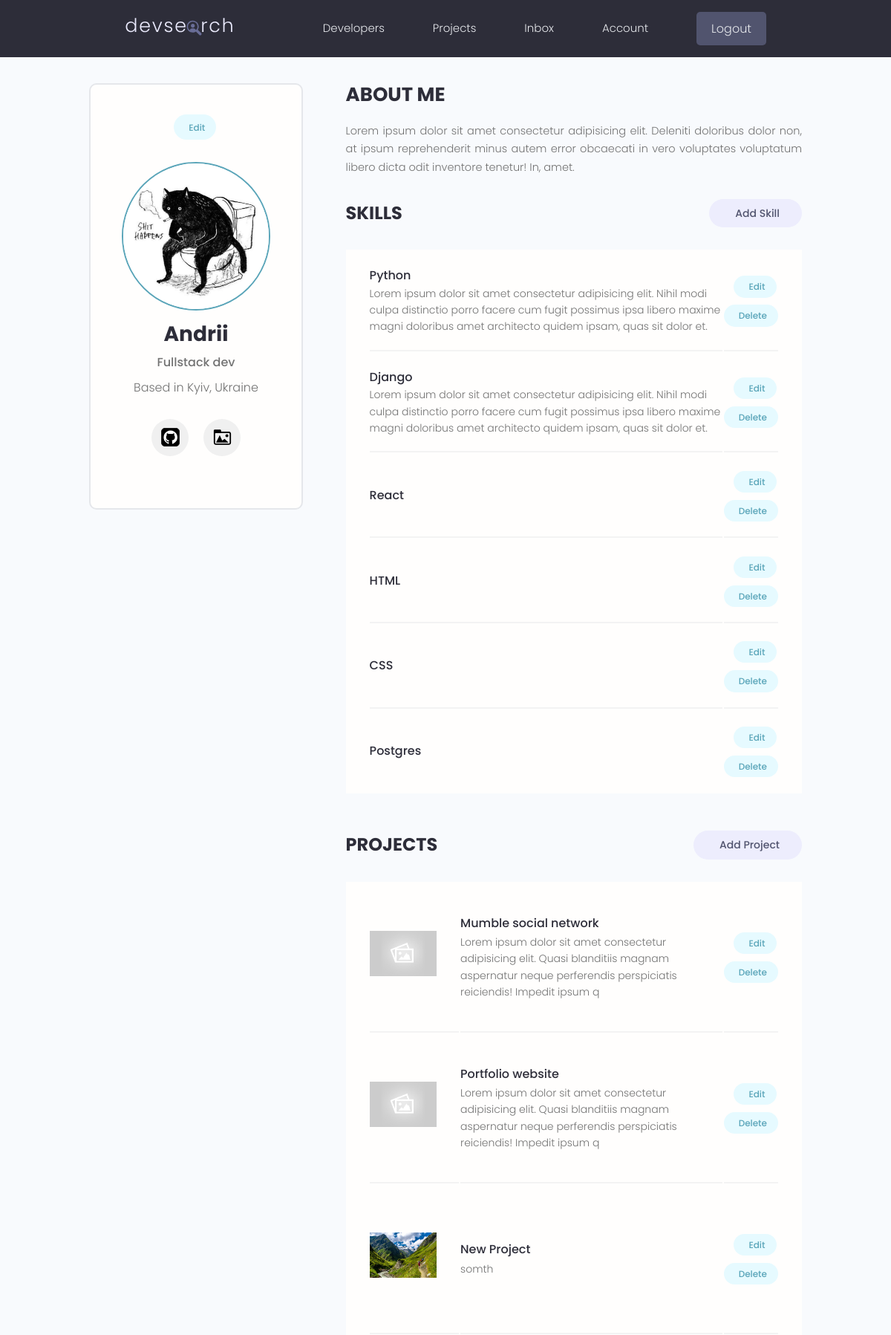
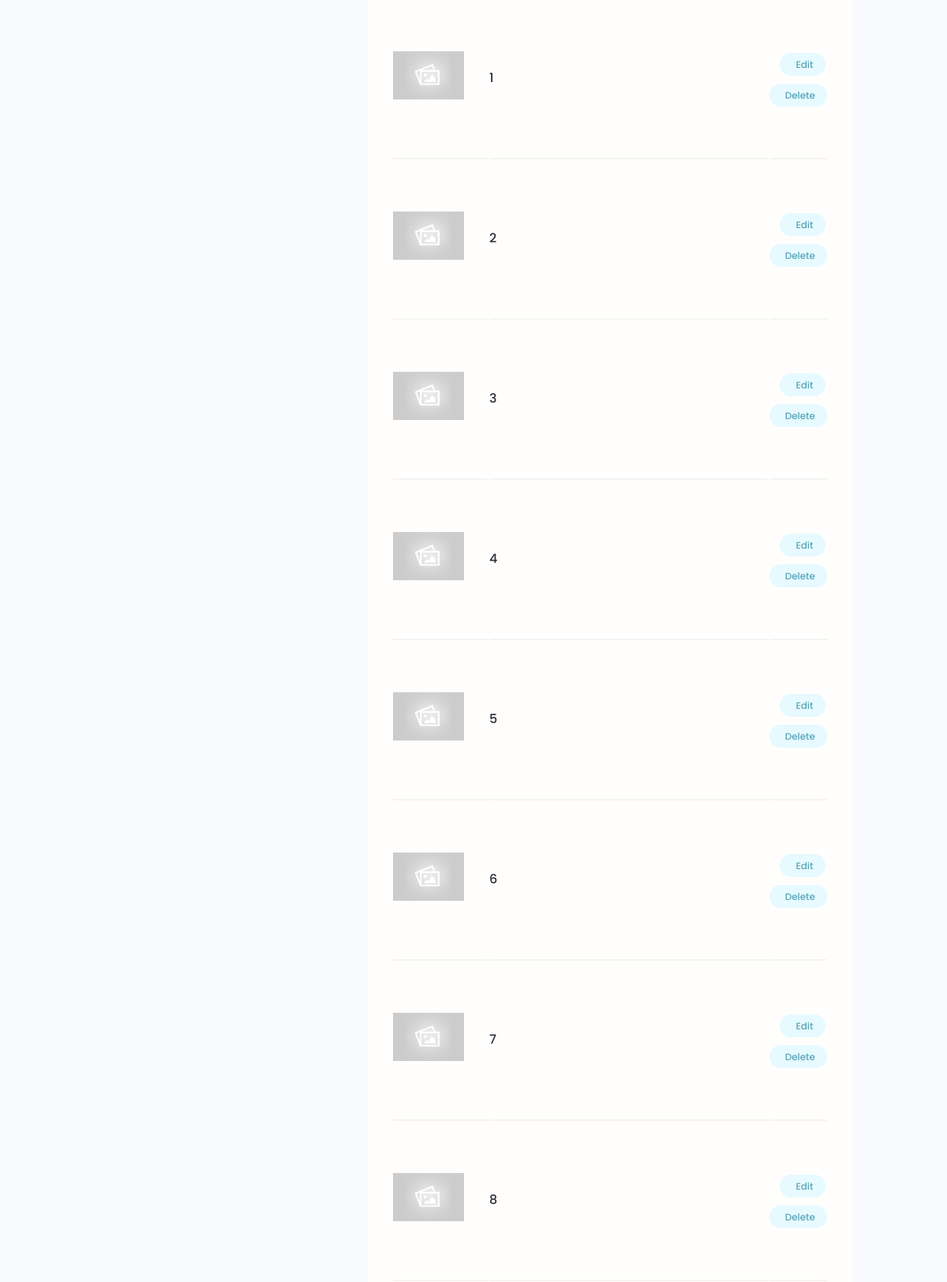
The app's page /account/ (signed in, upper part) with its own data (2 pictures, top to bottom).
### users/models.py (models this page shows, shortened)
class Profile(models.Model):
    user = models.OneToOneField(User, on_delete=models.CASCADE, null=True, blank=True)
    name = models.CharField(max_length=200, blank=True, null=True)
    email = models.EmailField(max_length=500, blank=True, null=True)
    username = models.CharField(max_length=200, blank=True, null=True)
    location = models.CharField(max_length=200, blank=True, null=True)
    short_intro = models.CharField(max_length=200, blank=True, null=True)
    bio = models.TextField(blank=True, null=True)
    profile_image = models.ImageField(null=True, blank=True, upload_to='profiles/', default="profiles/user-default.png")
    social_github = models.CharField(max_length=200, blank=True, null=True)
    social_twitter = models.CharField(max_length=200, blank=True, null=True)
    social_linkedin = models.CharField(max_length=200, blank=True, null=True)
    social_youtube = models.CharField(max_length=200, blank=True, null=True)
    social_website = models.CharField(max_length=200, blank=True, null=True)
    created=models.DateTimeField(auto_now_add=True)
    id = models.UUIDField(default=uuid.uuid4,unique=True,primary_key=True,editable=False)

class Skill(models.Model):
    owner=models.ForeignKey(Profile, on_delete=models.CASCADE, null=True, blank=True)
    name=models.CharField(max_length=200, blank=True, null=True)
    description=models.TextField(null=True, blank=True)
    created=models.DateTimeField(auto_now_add=True)
    id = models.UUIDField(default=uuid.uuid4,unique=True,primary_key=True,editable=False)

### projects/models.py (models this page shows, shortened)
class Project(models.Model):
    owner = models.ForeignKey(Profile,null=True,blank=True,on_delete=models.SET_NULL)
    title=models.CharField(max_length=200)
    description=models.TextField(null=True,blank=True)
    featured_img=models.ImageField(null=True,blank=True,default='default.jpg')
    demo_link=models.CharField(max_length=2000,null=True,blank=True)
    source_link=models.CharField(max_length=2000,null=True,blank=True)
    tags=models.ManyToManyField('Tag',blank=True)
    vote_total=models.IntegerField(default=0,null=True,blank=True)
    vote_ratio=models.IntegerField(default=0,null=True,blank=True)
    created=models.DateTimeField(auto_now_add=True)
    id = models.UUIDField(default=uuid.uuid4,unique=True,primary_key=True,editable=False)
    class Meta:
        ordering=['-vote_ratio','-vote_total']

### users/views.py (the view)
# urls.py: path('account/',views.userAccount,name='account'),
@login_required(login_url='login')
def userAccount(request):
    profile=request.user.profile
    skills=profile.skill_set.all()
    projects=profile.project_set.all()
    context={'profile':profile,'skills':skills,'projects':projects}
    return render(request,'users/account.html',context)

### users/templates/users/account.html (shortened to what this page needs)
{% extends 'main.html' %}
{% load static %}
{% block content %}
  <main class="settingsPage profile my-md">
    <div class="container">
      <div class="layout">
        <div class="column column--1of3">
          <div class="card text-center">
            <div class="card__body dev">
              <a class="tag tag--pill tag--main settings__btn" href="{% url 'edit-account' %}"> Edit</a>
              <img class="avatar avatar--xl dev__avatar" src="{{ profile.profile_image.url }}" />
              <h2 class="dev__name">{{ profile.name }}</h2>
              <p class="dev__title">{{ profile.short_intro }}</p>
              <p class="dev__location">Based in {{ profile.location }}</p>
              <ul class="dev__social">
                {% if profile.social_github %}
                <li>
                  <a title="Github" href="{{ profile.social_github }}" target="_blank"><i class="im im-github"><img src="{% static 'images/profiles/icons/github-svgrepo-com.svg' %}" alt="GitHub"></i></a>
                </li>
                {% endif %}
                {% if profile.social_website %}
                <li>
                  <a title="Personal Website" href="{{ profile.social_website }}" target="_blank"><i class="im im-globe"><img src="{% static 'images/profiles/icons/portfolio-image-work-gallery-svgrepo-com.svg' %}" alt="Personal Page"></i></a>
                </li>
                {% endif %}
              </ul>
            </div>
          </div>
        </div>
        <div class="column column--2of3">
          <div class="devInfo">
            <h3 class="devInfo__title">About Me</h3>
            <p class="devInfo__about">{{ profile.bio }}</p>
          </div>
          <div class="settings">
            <h3 class="settings__title">Skills</h3>
            <a class="tag tag--pill tag--sub settings__btn tag--lg" href="{% url 'create-skill' %}"> Add Skill</a>
          </div>
          <table class="settings__table">
            {% for skill in skills %}
            <tr>
              <td class="settings__tableInfo">
                <h4>{{ skill.name }}</h4>
                <p>
                  {{ skill.description }}
                </p>
              </td>
              <td class="settings__tableActions">
                <a class="tag tag--pill tag--main settings__btn" href="{% url 'update-skill' skill.id %}"> Edit</a>
                <a class="tag tag--pill tag--main settings__btn" href="{% url 'delete-skill' skill.id %}?next=/account">
                  Delete</a>
              </td>
            </tr>
            {% endfor %}
          </table>
          <div class="settings">
            <h3 class="settings__title">Projects</h3>
            <a class="tag tag--pill tag--sub settings__btn tag--lg" href="{% url 'create-project' %}"> Add Project</a>
          </div>
          <table class="settings__table">
            {% for project in projects %}
            <tr>
              <td class="settings__thumbnail">
                <a href="{% url 'project' project.id %}"><img src="{{ project.featured_img.url }}" alt="Project Thumbnail" /></a>
              </td>
              <td class="settings__tableInfo">
                <a href="{% url 'project' project.id %}">{{ project.title }}</a>
                <p>
                  {{ project.description|slice:"150" }}
                </p>
              </td>
              <td class="settings__tableActions">
                <a class="tag tag--pill tag--main settings__btn" href="{% url 'update-project' project.id %}"> Edit</a>
                <a class="tag tag--pill tag--main settings__btn" href="{% url 'delete-project' project.id%}?next=/account">
                  Delete</a>
              </td>
            </tr>
            {% endfor %}
          </table>
        </div>
      </div>
    </div>
  </main>
{% endblock content %}

### static/styles/app.css (style rules this page uses)
:root { --color-sub: #2d2d39; }
.card { border: 2px solid var(--color-light); }
img { width: 100%; }
.profile .card > .dev { padding: 4rem; }
.dev__avatar { display: block; margin: auto; }
.dev__name { color: var(--color-sub); font-size: 2.8rem; font-weight: 700; margin-top: 1rem; margin-bottom: 0.5rem; }
.dev__title { font-size: 1.6rem; font-weight: 500; line-height: 1.3; }
.dev__location { margin-top: 1rem; }
.dev__social { margin: 3rem 0; list-style: none; display: flex; justify-content: center; gap: 2rem; }
.dev__social li { display: inline-block; }
.dev__social a { display: flex; align-items: center; justify-content: center; width: 5rem; height: 5rem; border-radius: 50%; background-color: #f0f0f0; text-align: center; overflow: hidden; }
.dev__social img { width: 50%; height: auto; object-fit: contain; }
.dev__social i { display: flex; align-items: center; justify-content: center; }
.devInfo { margin-bottom: 3rem; }
.devInfo__title, .devInfo__subtitle { font-size: 2.6rem; color: var(--color-sub); text-transform: uppercase; font-weight: 700; margin-bottom: 1.5rem; }
.devInfo__about, .devSkill__info { font-size: 1.45rem; line-height: 1.7; text-align: justify; }
.settingsPage .dev > .settings__btn { display: inline-block; margin-bottom: 3rem; }
.settings { display: flex; justify-content: space-between; align-items: center; }
.settings__title { font-size: 2.4rem; text-transform: uppercase; font-weight: 700; color: var(--color-sub); }
.settings__table { margin-top: 3rem; margin-bottom: 5rem; padding: 0 3rem; background: var(--color-white); }
.settings__table tr { width: 100%; }
.settings__table tr > td { padding: 2rem 0; }
.settings__table tr:not(:last-child) td { border-bottom: 2px solid var(--color-white-light); }
.settings__thumbnail { width: 23%; min-width: 10rem; }
.settings__thumbnail img { padding-right: 3rem; height: 15rem; object-fit: contain; }
.settings__tableInfo { width: 100%; }
.settings__tableInfo h4, .settings__tableInfo a { padding-right: 1rem; width: auto; font-size: 1.6rem; font-weight: 500; color: var(--color-sub); }
.settings__tableInfo p { font-size: 1.4rem; }
.settings__tableActions { text-align: right; }

### static/uikit/styles/modules/_variables.css (style rules this page uses)
:root { --color-main: #5aa5b9; --color-main-light: #e6faff; --color-sub: #3f4156; --color-sub-light: #51546e; --color-sub-lighter: #ededfd; --color-text: #737373; --color-gray: #8b8b8b; --color-light: #e5e7eb; --color-light-gray: #767676; --color-bg: #f8fafd; --color-white: #fffefd; --color-white-light: #f3f3f3; --color-success: #359e64; --color-success-bg: #def8e8; --color-error: #fc4b0b; --color-error-bg: #fff2ee; --font-base: 'Poppins', arial, helvetica, 'Segoe UI', roboto, ubuntu, sans-serif; --font-monospace: 'Fira Code', 'Courier New', courier, monospace; --font-regular: 300; --font-medium: 500; --font-bold: 700; --generic-shadow: 1px 1px 5px #00000010; --generic-transition: all 0.3s ease-in-out; }

### static/uikit/styles/modules/_base.css (style rules this page uses)
* { margin: 0; padding: 0; box-sizing: border-box; text-rendering: optimizeLegibility; color: inherit; font-size: inherit; }
html { font-size: 50%; }
@media only screen and (min-width: 480px) { html { font-size: 56.25%; } }
@media only screen and (min-width: 1200px) { html { font-size: 62.5%; } }
body { line-height: 1.6; font-weight: 400; font-size: 1.5rem; color: var(--color-text); background-color: var(--color-bg); min-height: 100vh; }

### static/uikit/styles/modules/_typography.css (style rules this page uses)
* { font-family: var(--font-base); }
h2 { font-size: 3.6rem; font-weight: var(--font-bold); }
h3 { font-size: 3.2rem; font-weight: var(--font-medium); }
h4 { font-size: 2.8rem; font-weight: var(--font-medium); }
p, span, strong { font-size: 1.6rem; color: var(--color-text); font-weight: var(--font-regular); }
a { padding-bottom: 2px; text-decoration: none; display: inline-block; color: var(--color-main); font-weight: var(--font-medium); }

### static/uikit/styles/modules/_utilities.css (style rules this page uses)
.container { width: 92%; max-width: 165rem; margin: 0 auto; box-sizing: border-box; }
@media screen and (min-width: 1000px) { .container { width: 90%; } }
@media screen and (min-width: 1200px) { .container { width: 80%; } }
.text-center { text-align: center; }
.my-md { margin: 3rem auto; }

### static/uikit/styles/modules/_avatar.css (style rules this page uses)
.avatar { border-radius: 50%; border: 2px solid var(--color-main); object-fit: cover; }
.avatar--xl { height: 20rem; width: 20rem; }

### static/uikit/styles/modules/_card.css (style rules this page uses)
.card { border-radius: 1rem; background-color: var(--color-white); border: 1.5px solid var(--color-light); width: auto; height: auto; margin-top: 0.5rem; margin-bottom: 0.5rem; overflow: hidden; }
.card__body, .card__header { padding: 2rem 2.5rem; }

### records on screen
Profile: profile_image (picture), name "Andrii", short_intro "Fullstack dev", location "Kyiv, Ukraine", bio "Lorem ipsum dolor sit amet consectetur adipisicing elit. Deleniti doloribus dolor non, at ipsum reprehenderit minus autem error obcaecati in vero voluptates voluptatum libero dicta odit inventore tenetur! In, amet."
Skill: name "Python", description "Lorem ipsum dolor sit amet consectetur adipisicing elit. Nihil modi culpa distinctio porro facere cum fugit possimus ipsa libero maxime magni doloribus amet architecto quidem ipsam, quas sit dolor et."
Skill: name "Django", description "Lorem ipsum dolor sit amet consectetur adipisicing elit. Nihil modi culpa distinctio porro facere cum fugit possimus ipsa libero maxime magni doloribus amet architecto quidem ipsam, quas sit dolor et."
Skill: name "React"
Skill: name "HTML"
Skill: name "CSS"
Skill: name "Postgres"
Project: featured_img (placeholder picture), title "Mumble social network", description "Lorem ipsum dolor sit amet consectetur adipisicing elit. Quasi blanditiis magnam aspernatur neque perferendis perspiciatis reiciendis! Impedit ipsum q"
Project: featured_img (placeholder picture), title "Portfolio website", description "Lorem ipsum dolor sit amet consectetur adipisicing elit. Quasi blanditiis magnam aspernatur neque perferendis perspiciatis reiciendis! Impedit ipsum q"
Project: featured_img (picture), title "New Project", description "somth"
Project: featured_img (placeholder picture), title "1"
Project: featured_img (placeholder picture), title "2"
Project: featured_img (placeholder picture), title "3"
Project: featured_img (placeholder picture), title "4"
Project: featured_img (placeholder picture), title "5"
Project: featured_img (placeholder picture), title "6"
Project: featured_img (placeholder picture), title "7"
Project: featured_img (placeholder picture), title "8"
